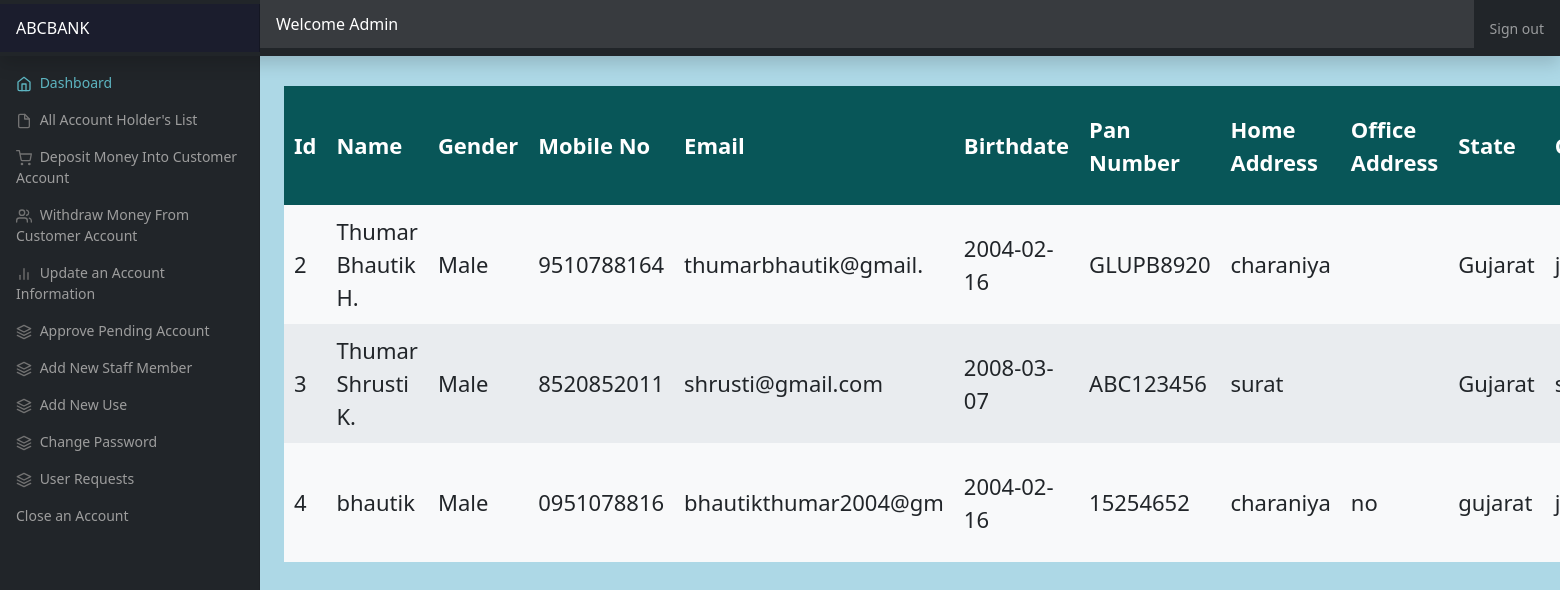
The app's page /action/account_list.php (signed in) with its own data.
### tables this page shows
CREATE TABLE `account_open` (
  `id` int(11) NOT NULL,
  `name` varchar(20) NOT NULL,
  `gender` varchar(20) NOT NULL,
  `mobile` varchar(10) NOT NULL,
  `email` varchar(20) NOT NULL,
  `birthdate` varchar(10) NOT NULL,
  `pan_number` varchar(20) NOT NULL,
  `home_address` varchar(50) NOT NULL,
  `office_address` varchar(50) DEFAULT 'NOT SPECIFIED',
  `state` varchar(20) NOT NULL,
  `city` varchar(20) NOT NULL,
  `pincode` varchar(10) NOT NULL,
  `account_no` bigint(30) NOT NULL,
  `balance` int(50) NOT NULL,
  `aadhar_card_no` bigint(30) NOT NULL,
  `ifsc` varchar(100) NOT NULL,
  `branch` varchar(100) NOT NULL,
  `nominee_name` varchar(20) DEFAULT 'NOT SPECIFIED',
  `nominee_account_number` varchar(20) DEFAULT 'NOT SPECIFIED',
  `nominee_account_type` varchar(20) DEFAULT 'NOT SPECIFIED',
  `acc_open_date` varchar(100) NOT NULL,
  `is_aadhar_link` varchar(20) DEFAULT 'Not Link',
  `account_status` varchar(100) NOT NULL
);

### action/account_list.php (the view, shortened to what this page needs)
<?php
include 'db_connect.php';
include 'staffaction.php';
$res=mysqli_query($con,"select * from account_open");
?>
<!doctype html>
<html lang="en">
<head>
  <link rel="stylesheet" href="../css/info.css">
</head>
<body>
<main class="col-md-9 ms-sm-auto col-lg-10 px-md-4">
	  <table>
			<tr>
				<th>Id</th>
				<th>Name</th>
				<th>Gender</th>
				<th>Mobile No</th>
				<th>Email</th>
				<th>Birthdate</th>
				<th>Pan Number</th>
				<th>Home Address</th>
				<th>Office Address</th>
				<th>State</th>
				<th>City</th>
			</tr>
			<?php while($row=mysqli_fetch_assoc($res))
			{?>
			<tr>
				<td><?php echo $row['id']?></td>
				<td><?php echo $row['name']?></td>
				<td><?php echo $row['gender']?></td>
				<td><?php echo $row['mobile']?></td>
				<td><?php echo $row['email']?></td>
				<td><?php echo $row['birthdate']?></td>
				<td><?php echo $row['pan_number']?></td>
				<td><?php echo $row['home_address']?></td>
				<td><?php echo $row['office_address']?></td>
				<td><?php echo $row['state']?></td>
				<td><?php echo $row['city']?></td>
			</tr>
			<?php
		 }
		  ?>
	  </table>
	  </main>
</body>
</html>

### action/staffaction.php (shortened to what this page needs)
 <!doctype html>
<html lang="en">
  <head>
<link href="../assets/dist/css/bootstrap.min.css" rel="stylesheet">
    <link href="dashboard.css" rel="stylesheet">
  </head>
  <body>
  <header class="navbar navbar-dark sticky-top bg-dark flex-md-nowrap p-0 shadow">
  <a class="navbar-brand col-md-3 col-lg-2 me-0 px-3 fs-6" href="#">ABCBANK</a>
  <h1 class="form-control form-control-dark w-100 rounded-0 border-0" >Welcome Admin</h1>
  <div class="navbar-nav">
    <div class="nav-item text-nowrap">
      <a class="nav-link px-3" href="userlogout.php">Sign out</a>
    </div>
  </div>
</header>
<div class="container-fluid">
  <div class="row">
    <nav id="sidebarMenu" class="col-md-3 col-lg-2 d-md-block bg-dark sidebar collapse">
      <div class="position-sticky pt-3 sidebar-sticky">
        <ul class="nav flex-column">
          <li class="nav-item">
            <a class="nav-link active"  aria-current="page" href="staffactionhome.php">
              <span data-feather="home" class="align-text-bottom"></span>
              Dashboard
            </a>
          </li>
          <li class="nav-item">
            <a class="nav-link" aria-current="page" href="account_list.php">
              <span data-feather="file" class="align-text-bottom"></span>
              All Account Holder's List
            </a>
          </li>
          <li class="nav-item">
            <a class="nav-link" aria-current="page" href="deposit.php">
              <span data-feather="shopping-cart" class="align-text-bottom"></span>
              Deposit Money Into Customer Account
            </a>
          </li>
          <li class="nav-item">
            <a class="nav-link" href="withdraw.php">
              <span data-feather="users" class="align-text-bottom"></span>
              Withdraw Money From Customer Account
            </a>
          </li>
          <li class="nav-item">
            <a class="nav-link" href="updateinfo.php">
              <span data-feather="bar-chart-2" class="align-text-bottom"></span>
              Update an Account Information
            </a>
    </li>
	       <li class="nav-item">
            <a class="nav-link" href="account_approve.php">
              <span data-feather="layers" class="align-text-bottom"></span>
              Approve Pending Account
            </a>
          </li>
	  <li class="nav-item">
            <a class="nav-link" href="staff_add.php">
              <span data-feather="layers" class="align-text-bottom"></span>
              Add New Staff Member
            </a>
          </li>
	  <li class="nav-item">
            <a class="nav-link" href="useradd.php">
              <span data-feather="layers" class="align-text-bottom"></span>
              Add New Use
            </a>
          </li>
	  <li class="nav-item">
            <a class="nav-link" href="staffpassword_change.php">
              <span data-feather="layers" class="align-text-bottom"></span>
              Change Password
            </a>
          </li>
	  <li class="nav-item">
            <a class="nav-link" href="userrequests.php">
              <span data-feather="layers" class="align-text-bottom"></span>
              User Requests
            </a>
            <li class="nav-item">
            <a class="nav-link" href="account_close.php>
              <span data-feather="layers" class="align-text-bottom"></span>
              Close an Account
            </a>
          </li>
          </li>
        </ul>
      </div>
    </nav>
    </div>
    </div>
</body>
</html>

### action/dashboard.css (style rules this page uses)
body { font-size: .875rem; }
.feather { width: 16px; height: 16px; }
.sidebar { position: fixed; top: 0; bottom: 0; background-color: rgb(15, 7, 48); left: 0; z-index: 100; padding: 48px 0 0; box-shadow: inset -1px 0 0 rgba(0, 0, 0, .1); }
.sidebar-sticky { height: calc(100vh - 48px); overflow-x: hidden; overflow-y: auto; }
.sidebar .nav-link { font-weight: 500; color: #9d9d9d; }
.sidebar .nav-link .feather { margin-right: 4px; color: #727272; }
.sidebar .nav-link.active { color: #5db5c1; }
.sidebar .nav-link:hover .feather, .sidebar .nav-link.active .feather { color: inherit; }
.navbar-brand { padding-top: .75rem; padding-bottom: .75rem; background-color: rgba(11, 6, 59, 0.25); box-shadow: inset -1px 0 0 rgba(0, 0, 0, .25); }
.navbar .form-control { padding: .75rem 1rem; }
.form-control-dark { color: #fff; background-color: rgba(255, 255, 255, .1); border-color: rgba(255, 255, 255, .1); }

### css/info.css (style rules this page uses)
body { background-color: lightblue; }
table { margin-top: 30px; border-collapse: collapse; width: 70%; align-content: center; }
th, td { text-align: left; padding: 10px; }
th { background-color: #085658; color: white; font-size: 22px; }
td { font-size: 22px; }
tr:nth-child(even) { background-color: #f8f9fa; }
tr:nth-child(odd) { background-color: #e9ecef; }

### records on screen
account_open: id "2", name "Thumar Bhautik H.", gender "Male", mobile "9510788164", email "thumarbhautik@gmail.", birthdate "2004-02-16", pan_number "GLUPB8920", home_address "charaniya", state "Gujarat"
account_open: id "3", name "Thumar Shrusti K.", gender "Male", mobile "8520852011", email "shrusti@gmail.com", birthdate "2008-03-07", pan_number "ABC123456", home_address "surat", state "Gujarat"
account_open: id "4", name "bhautik", gender "Male", mobile "0951078816", email "bhautikthumar2004@gm", birthdate "2004-02-16", pan_number "15254652", home_address "charaniya", office_address "no", state "gujarat"
